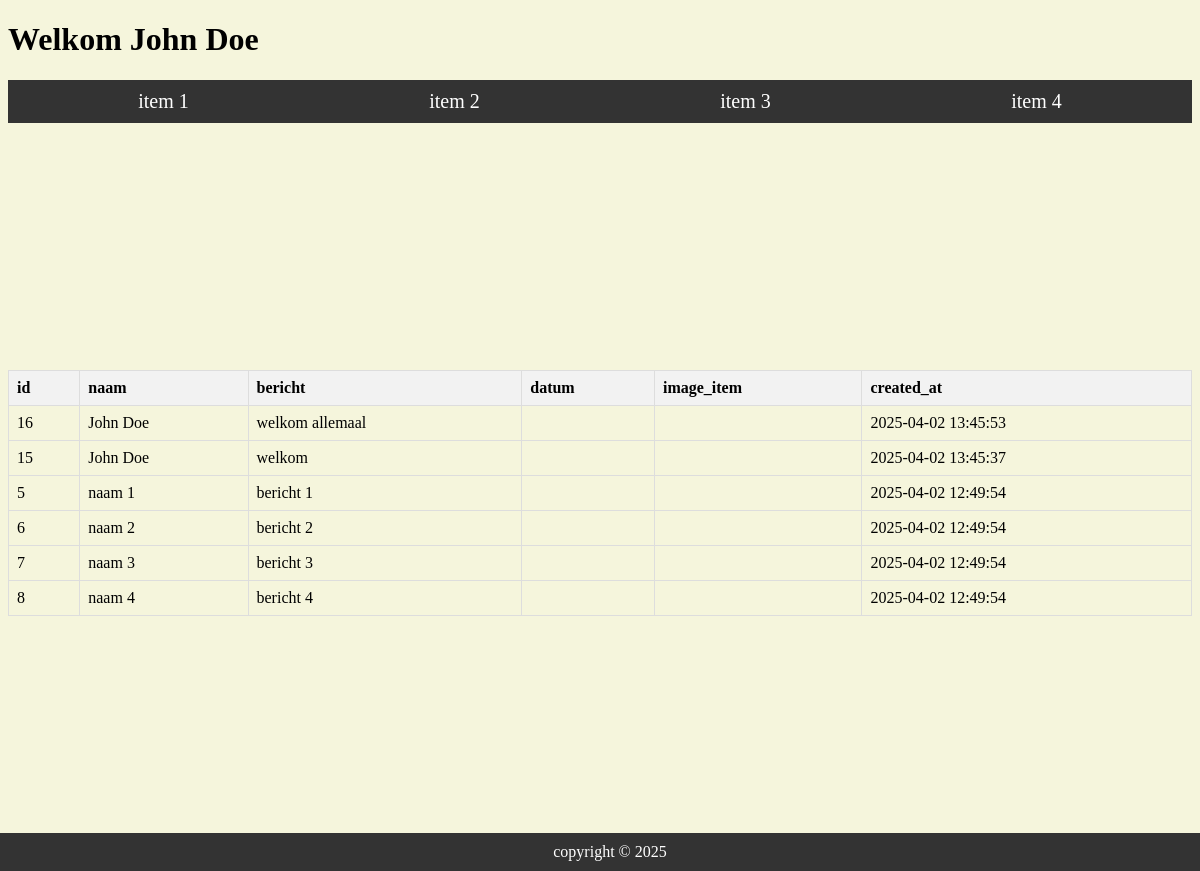
The page / on the database its author committed.
### tables this page shows
CREATE TABLE `berichten` (
  `id` int NOT NULL,
  `naam` varchar(255) DEFAULT NULL,
  `bericht` text,
  `datum` timestamp NULL DEFAULT NULL,
  `image_item` varchar(255) DEFAULT NULL,
  `created_at` datetime NOT NULL DEFAULT CURRENT_TIMESTAMP
);

### classes/gastenboek.php (called while the page is built, shortened)
<?php
class gastenboek {
    private $conn;
    private $table_name = "berichten";
    public function __construct($db) {
        $this->conn = $db;
    }
    public function getEntries() : array {
        $query = "SELECT * FROM " . $this->table_name . " ORDER BY created_at DESC";
        $stmt = $this->conn->prepare($query);
        $stmt->execute();
        $entries = $stmt->fetchAll(PDO::FETCH_ASSOC);
        return $entries;
    }
}

### classes/tools.php (the view)
<?php
class tools {
    public static function tableBuilder(array $data, string $tableClass = 'table') : string {
        $html = "<table class='$tableClass'>\n";
        $html .= "<thead>\n<tr>\n";
        foreach ($data[0] as $key => $value) {
            $html .= "<th>$key</th>\n";
        }
        $html .= "</tr>\n</thead>\n<tbody>\n";
        foreach ($data as $row) {
            $html .= "<tr>\n";
            foreach ($row as $cell) {
                $html .= "<td>$cell</td>\n";
            }
            $html .= "</tr>\n";
        }
        $html .= "</tbody>\n</table>";
        return $html;
    }
}
?>

### index.php (shortened to what this page needs)
<?php
    $current_page = $_SERVER['REQUEST_URI'];
    $db = new dbcontext();
    $conn = $db->getConnection();
    $gastenboek = new gastenboek($conn);
    $tools = new tools();
    switch ($current_page) {
        case '/':
            require 'views/page1.php';
            break;
    }
?>

### views/page1.php (shortened to what this page needs)
<?php
$entries = $gastenboek->getEntries();
$table = $tools::tableBuilder($entries);
?>
<!DOCTYPE html>
<html lang="en">
<?php include 'includes/head.php';  ?>
<body>
    <header>
        <?php include 'includes/nav.php'; ?>
    </header>
    <main>
        <div class="table_container"><?=$table;?></div>
    </main>
    <footer>
        <?php include 'includes/footer.php'; ?>
    </footer>
</body>
</html>

### includes/head.php (shortened to what this page needs)
<head>
    <link rel="stylesheet" href="css/styles.css">
</head>

### includes/nav.php
<h1>Welkom <?= $_SESSION['username'] ?></h1>
<nav>
    <div><a href="/page1">item 1</a></div>
    <div><a href="/page2">item 2</a></div>
    <div><a href="/page3">item 3</a></div>
    <div><a href="/page4">item 4</a></div>
</nav>

### includes/footer.php
<div>copyright &copy; 2025</div>

### css/styles.css (style rules this page uses)
body { background-color: beige; }
nav { display: flex; background-color: #333; color: white; padding: 10px; }
nav a { color: white; text-decoration: none; padding: 10px; }
nav > div { flex: 1; text-align: center; font-size: 20px; }
main { display: flex; justify-content: center; align-items: center; flex-direction: column; height: calc(100vh - 60px); }
footer { position: fixed; bottom: 0; left: 0; width: 100%; background-color: #333; color: white; text-align: center; padding: 10px; }
.table_container { width: 100%; }
.table { width: 100%; border-collapse: collapse; }
.table thead { background-color: #f2f2f2; text-align: left; }
.table th, .table td { border: 1px solid #ddd; padding: 8px; }

### rows shown on the page
berichten: id "16", naam "John Doe", bericht "welkom allemaal", created_at "2025-04-02 13:45:53"
berichten: id "15", naam "John Doe", bericht "welkom", created_at "2025-04-02 13:45:37"
berichten: id "5", naam "naam 1", bericht "bericht 1", created_at "2025-04-02 12:49:54"
berichten: id "6", naam "naam 2", bericht "bericht 2", created_at "2025-04-02 12:49:54"
berichten: id "7", naam "naam 3", bericht "bericht 3", created_at "2025-04-02 12:49:54"
berichten: id "8", naam "naam 4", bericht "bericht 4", created_at "2025-04-02 12:49:54"

### other values the page prints
$_SESSION['username'] "John Doe"
$key "id"
$key "naam"
$key "bericht"
$key "datum"
$key "image_item"
$key "created_at"
